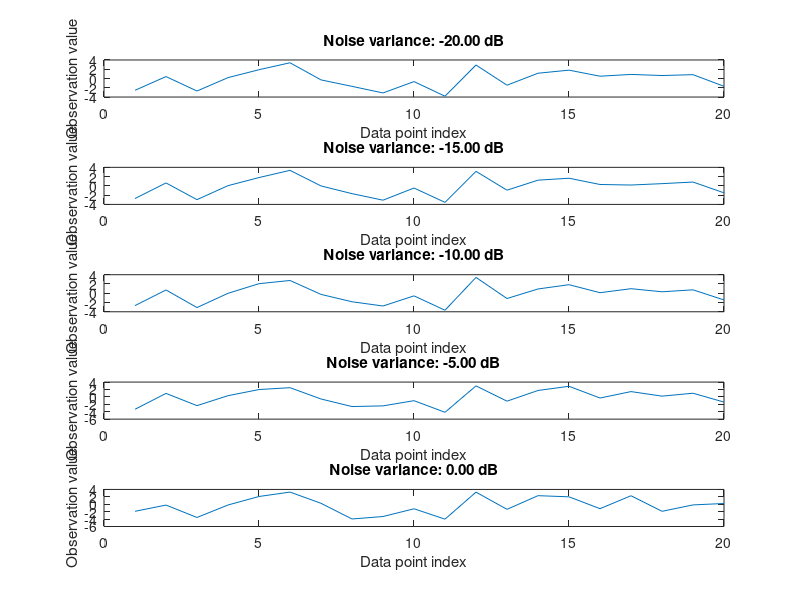

Write MATLAB code to recreate this figure.
% Q3
% We will plot norm of t for each vaue of noise given to us
clc;clearvars;close all; % Clear
N = 20; % number of samples
M = 40; % number of columns in design matrix
D0 = 7; % number of nonzero entries in weight vector
sigma_db = [-20, -15, -10, -5, 0]; % noise variance in dB
sigma = 10.^(sigma_db/20); % noise standard deviation

% generate design matrix Phi
Phi = randn(N, M);

% generate sparse weight vector w
w = zeros(M, 1);
nonzero_idx = randperm(M, D0);
w(nonzero_idx) = randn(D0, 1);

% generate noisy observations t for each noise variance
t_all = zeros(N, length(sigma_db)); % this contains value of t for all sigma or variance given to us
for i = 1:length(sigma_db)
    e = sigma(i) * randn(N, 1); % generate noise vector
    t = Phi * w + e; % compute observations
    t_all(:,i) = t; % Stores value of t for every alpha in corresponding position
    fprintf('Noise variance: %d dB, ||t||_2 = %.4f\n', sigma_db(i), norm(t)); % print L2-norm of t
    % plot results
    subplot(length(sigma), 1, i);
    plot(t);
    title(sprintf('Noise variance: %.2f dB', 20*log10(sigma(i))));
    xlabel('Data point index');
    ylabel('Observation value');
end
